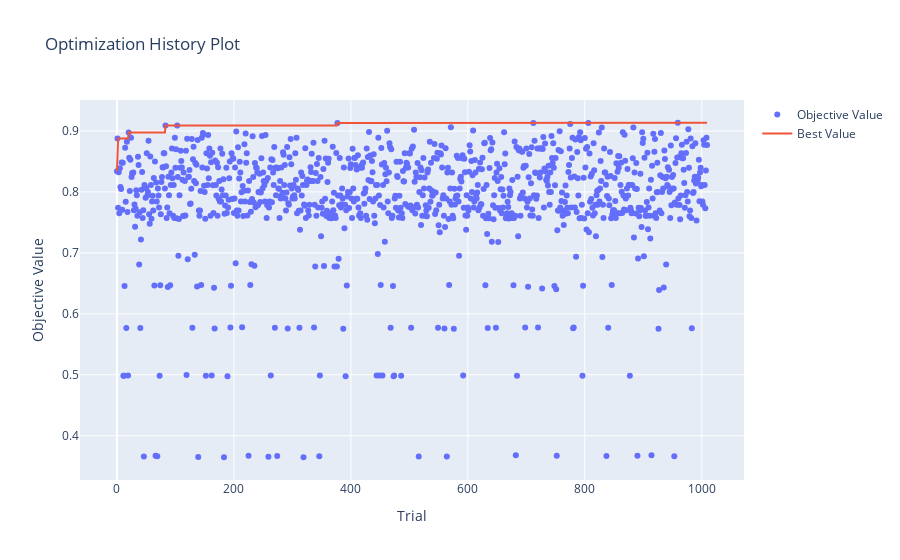

Write notebook code for a chart like this one.
### Code cell
optuna.visualization.plot_optimization_history(study_opt_merged)

### Figure 1 — Plotly figure (JSON) as saved in the notebook; plotly's stock layout.template omitted (floating-point values rounded to 4 significant figures; data arrays with more than 128 entries replaced by an {"elided": "..."} marker saying what was removed)
{"data": [{"mode": "markers", "name": "Objective Value", "type": "scatter", "x": {"elided": "1010 int values"}, "y": {"elided": "1010 float values"}}, {"mode": "lines", "name": "Best Value", "type": "scatter", "x": {"elided": "1010 int values"}, "y": {"elided": "1010 float values"}}, {"marker": {"color": "#cccccc"}, "mode": "markers", "name": "Infeasible Trial", "showlegend": false, "type": "scatter", "x": [], "y": []}], "layout": {"title": {"text": "Optimization History Plot"}, "xaxis": {"title": {"text": "Trial"}}, "yaxis": {"title": {"text": "Objective Value"}}}}
